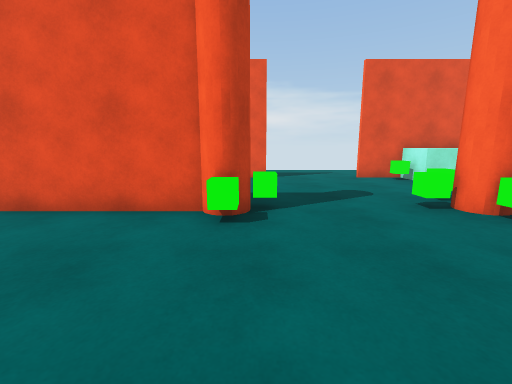
View 1 (above)

21 first-person views from a walk through a Unity game level. The camera is 1.3 m above the floor, tilts 10° down and sees 90° across. The floor is counted in squares, 1 m on a side. Each view is taken from the middle of a square. On the plan, view 1 faces up. The plan holds only what a view shows up to about 13 squares ahead; the rest is blank. The place goes on beyond the plan.

View 2
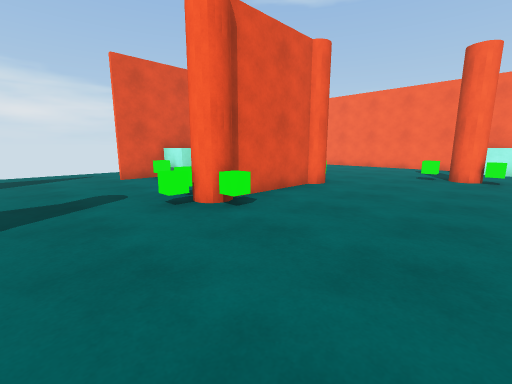

View 3
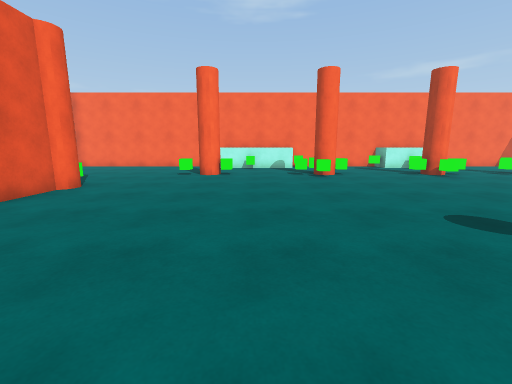

View 4
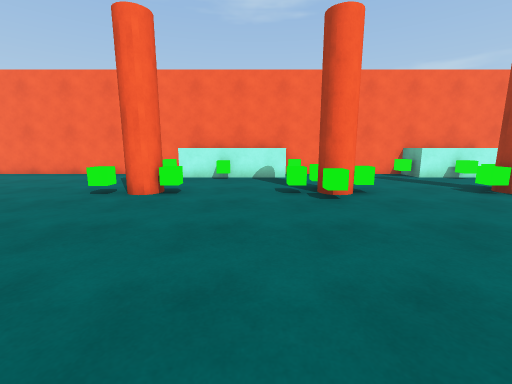

View 5
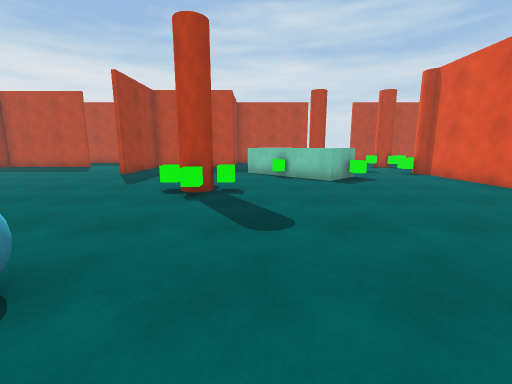

View 6
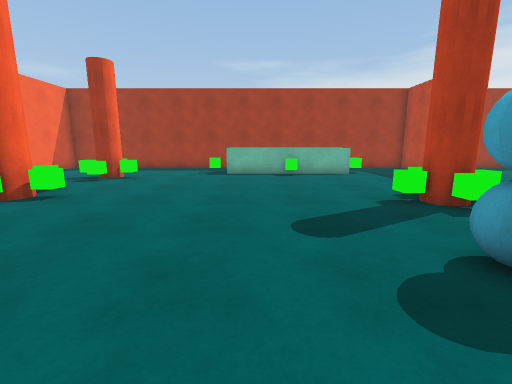

View 7
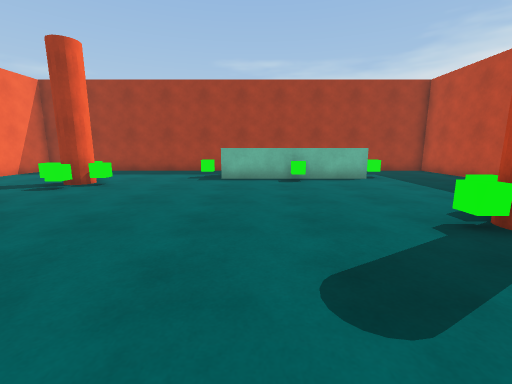

View 8
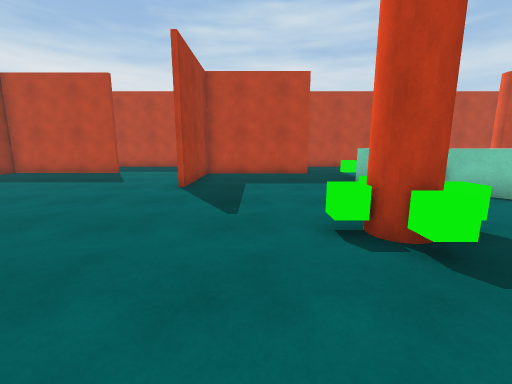

View 9
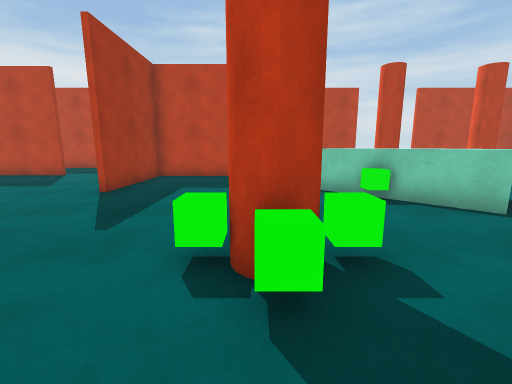

View 10
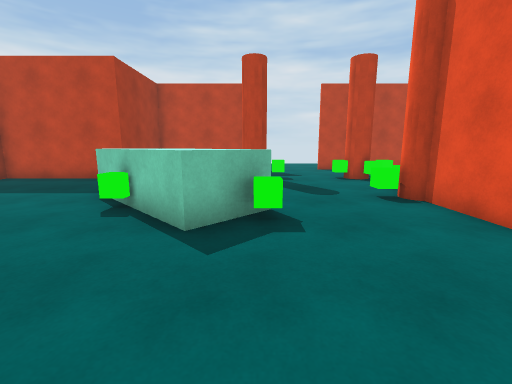

View 11
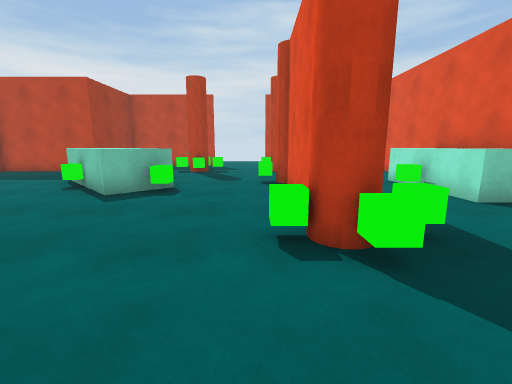

View 12
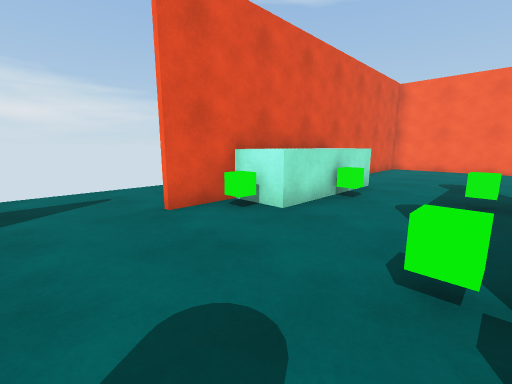

View 13
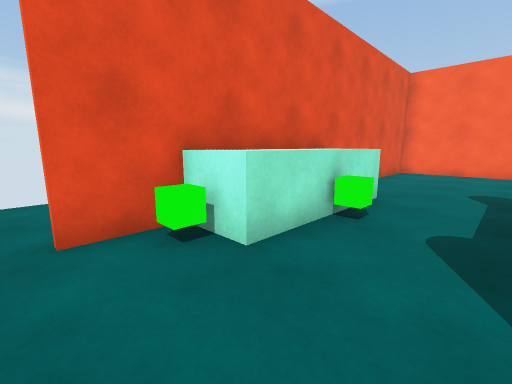

View 14
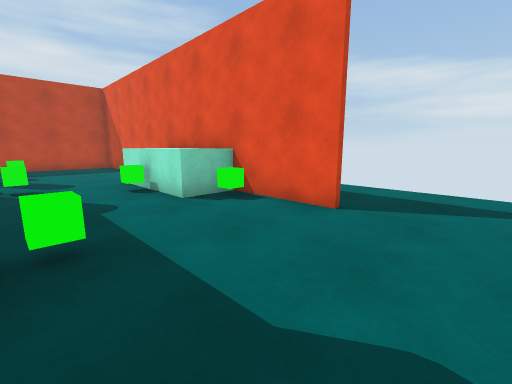

View 15
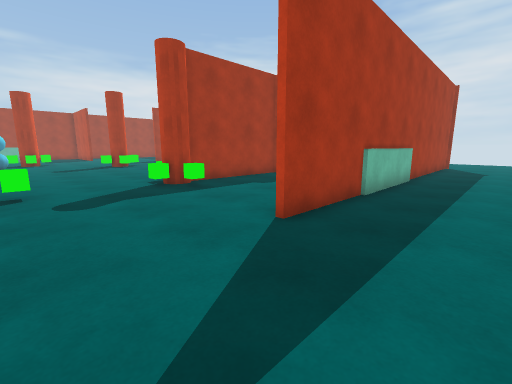

View 16
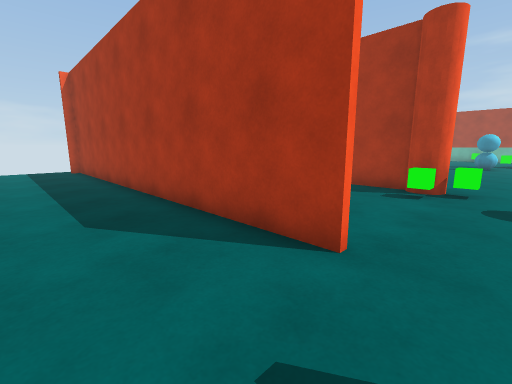

View 17
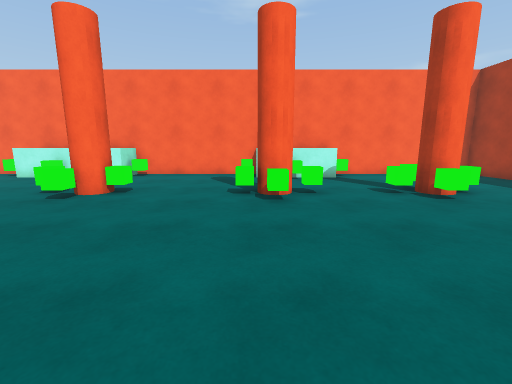

View 18
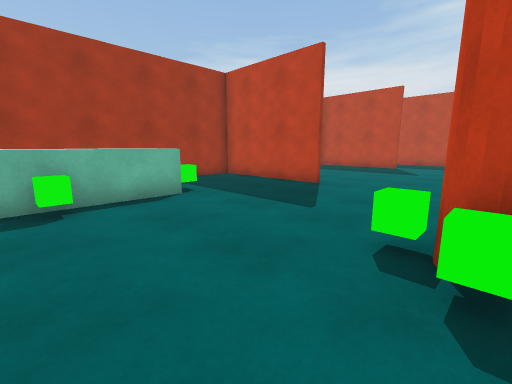

View 19
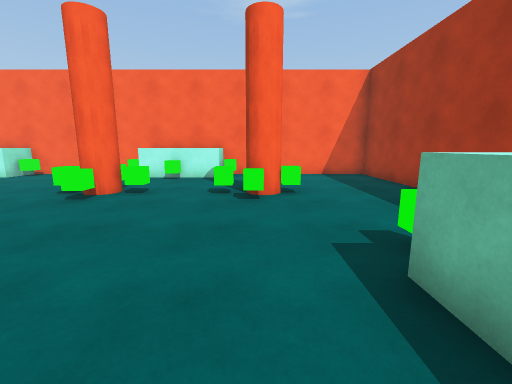

View 20
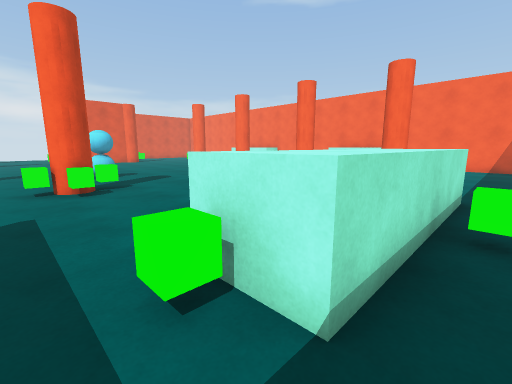

View 21
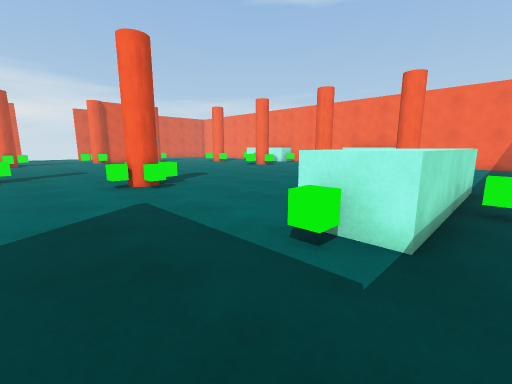

### Floor plan
Key: @ floor where view 1 was taken; # wall or solid block; . floor; ^ raised ledge; C green cube; O other object.
Columns run from 11 left of view 1 to 18 right of it. Each row starts with its distance up from view 1.
 14 ..............................
 13 ..............................
 12 ..............................
 11 ############....##############
 10 ..   ^  ^C.......C^^^^  .....#
  9 ....^^C^^..........CC........#
  8 .............................#
  7 O...................O........#
  6 OO.OO.....OO...OO...OO.......#
  5 #O..########...O#####O.......#
  4 O...O......O....O............#
  3 .............................#
  2 O.......................OO..OO
  1 #O...^CC................##..^^
  0 O    ^^^...@............O...^^
 -1      ^^....................CC^
 -2    ^ CC.....................^^
 -3 ..C^^...................O...^^
 -4 .........O.............O#O...C
 -5 #.......O#O....O........O....#
 -6 #........O.....O.............#
 -7 #............................#
 -8 #............OO..............#
 -9 #####........#O........OOO..CC
-10    ..........OO........O#O.CC^
-11  .......................O...C^
-12 ............................^^
-13 ........................O....O
-14 #........#.............O##...#
-15 #....... #......C.......O....#
-16 #....    #...C^^^^^^C........#
-17 #...     #....^^^^^^.........#
-18 #..      #......CC...........#

Positions as (right, up) in squares from view 1, and headings:
1: (0, 0), facing up
2: (1, 0), facing up-right
3: (1, -1), facing right
4: (6, -2), facing right
5: (6, -3), facing left
6: (7, -3), facing down
7: (7, -5), facing down
8: (2, -7), facing left
9: (1, -5), facing left
10: (0, 1), facing left
11: (3, 4), facing left
12: (2, 6), facing up-right
13: (4, 7), facing up-right
14: (3, 6), facing up-left
15: (4, 14), facing down-left
16: (3, 14), facing down-right
17: (6, -9), facing right
18: (6, -9), facing down-left
19: (6, -14), facing right
20: (1, -18), facing up-right
21: (-1, -18), facing up-right
